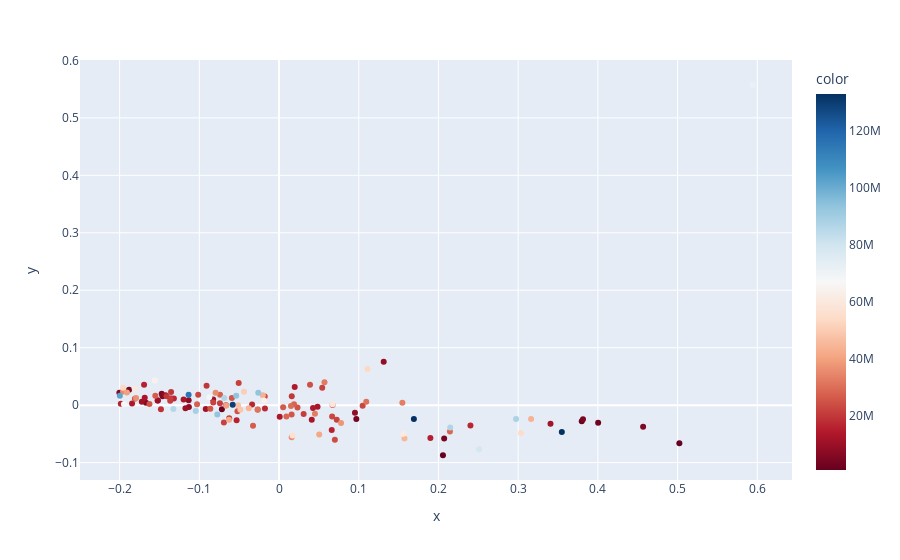

Write notebook code for a chart like this one.
### Code cell
px.scatter(x=pca_profile[:, 0], y=pca_profile[:, 1], hover_name=df["model"], opacity=1.0, color=df["num_param"], color_continuous_scale="RdBu")

### Figure 1 — Plotly figure (JSON) as saved in the notebook; plotly's stock layout.template omitted (floating-point values rounded to 4 significant figures; data arrays with more than 128 entries replaced by an {"elided": "..."} marker saying what was removed)
{"data": [{"hovertemplate": "<b>%{hovertext}</b><br><br>x=%{x}<br>y=%{y}<br>color=%{marker.color}<extra></extra>", "hovertext": {"elided": "131 str values"}, "legendgroup": "", "marker": {"color": {"elided": "131 int values"}, "coloraxis": "coloraxis", "opacity": 1, "symbol": "circle"}, "mode": "markers", "name": "", "orientation": "v", "showlegend": false, "type": "scatter", "x": {"elided": "131 float values"}, "xaxis": "x", "y": {"elided": "131 float values"}, "yaxis": "y"}], "layout": {"autosize": true, "coloraxis": {"colorbar": {"title": {"text": "color"}}, "colorscale": [[0, "rgb(103,0,31)"], [0.1, "rgb(178,24,43)"], [0.2, "rgb(214,96,77)"], [0.3, "rgb(244,165,130)"], [0.4, "rgb(253,219,199)"], [0.5, "rgb(247,247,247)"], [0.6, "rgb(209,229,240)"], [0.7, "rgb(146,197,222)"], [0.8, "rgb(67,147,195)"], [0.9, "rgb(33,102,172)"], [1, "rgb(5,48,97)"]]}, "legend": {"tracegroupgap": 0}, "margin": {"t": 60}, "xaxis": {"anchor": "y", "autorange": true, "domain": [0, 1], "range": [-0.2492, 0.6431], "title": {"text": "x"}, "type": "linear"}, "yaxis": {"anchor": "x", "autorange": true, "domain": [0, 1], "range": [-0.1372, 0.6076], "title": {"text": "y"}, "type": "linear"}}}
